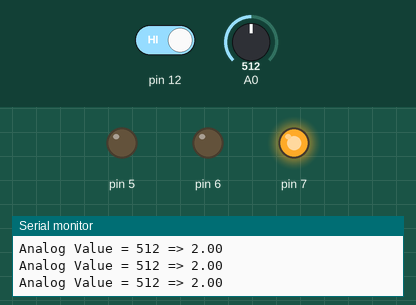
Recording of a sketch running on a simulated Arduino Uno, built with avr-gcc and run on an emulated ATmega328P. Shown: output pins drawn as LEDs (lit = HIGH), the last lines printed to the serial monitor. Dashed ring = blinking. The inputs (shaded band) are chosen by the test bench; at power-on: A0 = 512, pin 12 HIGH.

Above: at 1.2 s.
1.3 s: A0 set to 424
4.3 s: A0 set to 392
At 5.5 s:
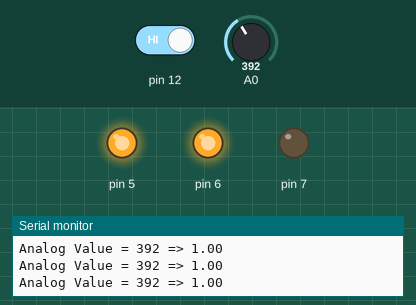
6.0 s: pin 12 driven LOW
At 6.26 s:
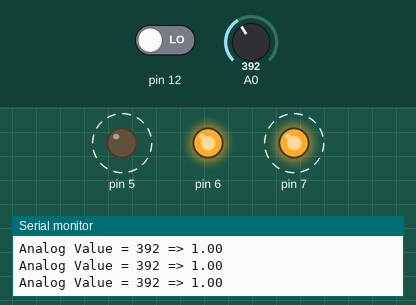
9.0 s: pin 12 driven HIGH
At 9.9 s:
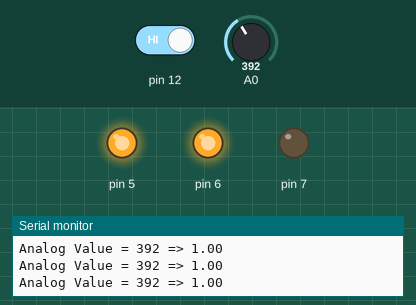
10.5 s: A0 set to 511
At 12.1 s:
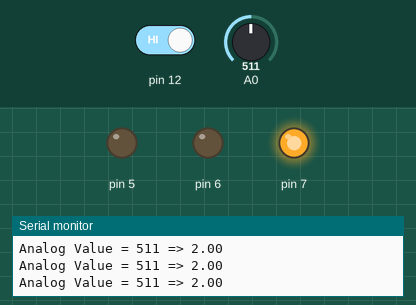
Timing chart, 0 to 13.2 s (numbered marks = the images above; inputs shaded):
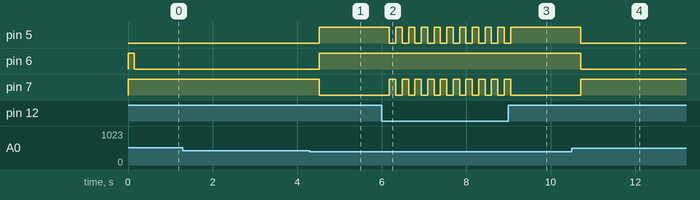

The sketch:

analogRead_Value-3.ino
```cpp
boolean sw1 = true;
void setup() {
  Serial.begin(9600);
  pinMode(6,OUTPUT);
  pinMode(7,OUTPUT);
  pinMode(12,INPUT);
  pinMode(5,OUTPUT);
  digitalWrite(6,1);
  digitalWrite(7,1);
  digitalWrite(5,0);
}

void loop() {
  unsigned int val = analogRead(A0);
  Serial.print("Analog Value = ");
  Serial.print(val);
  boolean swread = digitalRead(12); delay(150);
  if(swread == 0) sw1 = !sw1;
  // volt = (val*5)/1023;
  float realval = map(val,0,1023,0.0,5.0);
  //folat realval = (val*5.0)/1023;
  Serial.print(" => ");
  Serial.println(realval);
  if(realval < 2) {
    digitalWrite(7,0);
    digitalWrite(6,1);
    digitalWrite(5,1);
  }
  else {
    digitalWrite(6,0);
    digitalWrite(7,1);
    digitalWrite(5,0);
  }
  if(sw1 == false){
    digitalWrite(7,1);
    digitalWrite(5,0);
  }
}
```

Measured:
- the behaviour switches between 410 and 409 on A0 (found by bisection; images 0 and 1)
- after the input at 4.3 s, pin 5, pin 6: LOW → HIGH after 0.23 s; pin 7: HIGH → LOW after 0.23 s
- after the input at 6.0 s, pin 5, pin 7: alternates HIGH for 0.15 s and LOW for 0.15 s, starting after 0.19 s
- after the input at 9.0 s, pin 5: goes on until 9.1 s, then stays HIGH; pin 7: goes on until 9.1 s, then stays LOW
- after the input at 10.5 s, pin 5, pin 6: HIGH → LOW after 0.21 s; pin 7: LOW → HIGH after 0.21 s
